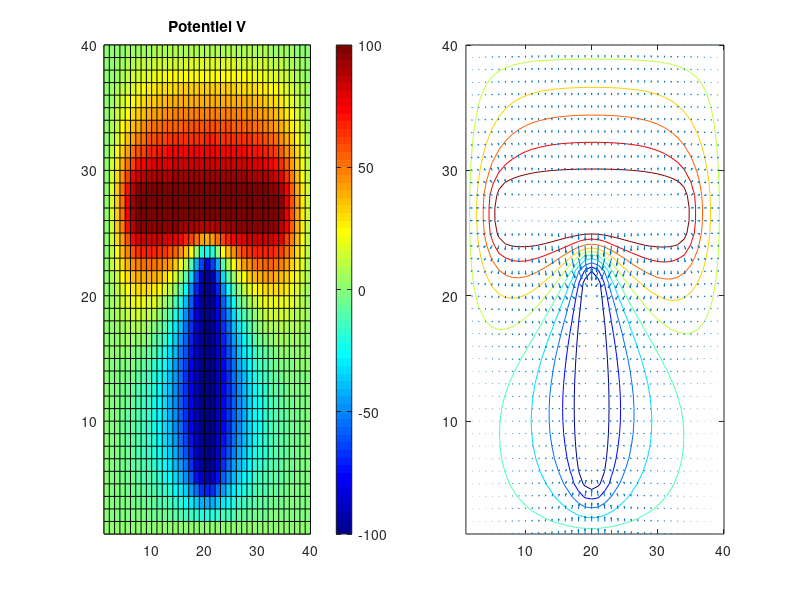

This figure's MATLAB source: (Note: this script raises an error after producing the figure.)
% Resolution equation de Laplace
%
clear
close all
clc

%% Dimensions / maillage
dx=1; % cm
dy=1; % cm
Nx = 40;
Ny = 40;

%% Potentiels / sources
v0 = 0; % condition aux limites (en V)
v1 = 100; % conducteur 1
v2 = -100; % conducteur 2

% Initialisation la matrice de calcul
V = zeros(Nx,Ny); % mettre toute la matrice a zero

%% Sources
% Dimensions du potentiel 1
Pot1L=28;
Pot1H=4;

% Dimensions du potentiel 2
Pot2L=2;
Pot2H=18;

V((7+Ny/2)-Pot1H/2:(7+Ny/2)+Pot1H/2-1, ...
    (Nx/2)-Pot1L/2:(Nx/2)+Pot1L/2) = v1; % Conducteur 1 centré
V((-6+Ny/2)-Pot2H/2:(-6+Ny/2)+Pot2H/2-1, ...
    (Nx/2)-Pot2L/2:(Nx/2)+Pot2L/2) = v2; % Conducteur 2 centré

%% Calcul de convergence
Iter=0;     % Nombre d'itérations
seuil=1e-2; % Seuil de différence
cond=1;     % Condition de convergence
ii=dx+1:Nx-dx;
jj=dy+1:Ny-dy;

% Mesure du temps de calcul
tic;  % Début du chronométrage

while cond>seuil
    % Mémoire de la matrice précédente
    Vold=V;

    % Conditions aux limites
    V(1,:) = v0;    % Première colone à zéro
    V(Nx,:) = v0;   % Dernière colone à zéro
    V(:,1) = v0;    % Première ligne à zéro
    V(:,Ny) = v0;   % Dernière ligne à zéro

    % Sources
    V((7+Ny/2)-Pot1H/2:(7+Ny/2)+Pot1H/2-1, ...
        (Nx/2)-Pot1L/2:(Nx/2)+Pot1L/2) = v1; % Conducteur 1 centré
    V((-6+Ny/2)-Pot2H/2:(-6+Ny/2)+Pot2H/2-1, ...
        (Nx/2)-Pot2L/2:(Nx/2)+Pot2L/2) = v2; % Conducteur 2 centré

    % Equation de calcul
    V(ii,jj)=0.25*( V(ii+1,jj) + V(ii-1,jj) + V(ii,jj+1) + V(ii,jj-1) );

    % Calcul de condition de convergence
    cond=norm(abs(Vold(:)-V(:)));
    Iter=Iter+1;
end

%% Calcul du champ
% Le champ électrique peut s'exprimer par la différence de deux potentiels
% en un point, c'est ce dont on se sert pour calculer nos champs (car dx et
% dy valent 1).
[Ex,Ey]=gradient(V);
Ex=-Ex; Ey=-Ey;

% Temps écoulé
temps = toc;  % Fin du chronométrage

%% Figure
figure(1)
subplot(1, 2, 1);
pcolor(V)
title("Potentiel V")

% Changer la palette de couleurs
colormap(jet)  % Palette allant du bleu au rouge
colorbar;  % Ajouter une barre de couleur

subplot(1, 2, 2);
contour(V)
hold on
quiver(Ex, Ey)
title("Champ V après "+Iter+" itérations", ...
    "Seuil : "+seuil+", Temps ecoulé : "+temps+"s")

% Changer la palette de couleurs
colormap(jet)  % Palette allant du bleu au rouge
colorbar;  % Ajouter une barre de couleur
